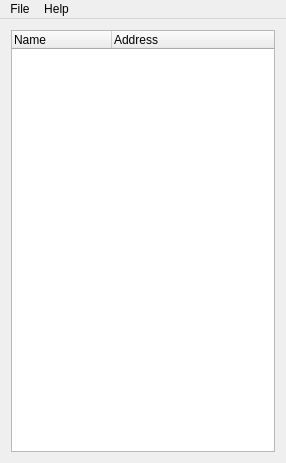
<?xml version="1.0" encoding="UTF-8"?>
<ui version="4.0">
 <class>MesoPointerUpdaterClass</class>
 <widget class="QMainWindow" name="MesoPointerUpdaterClass">
  <property name="geometry">
   <rect>
    <x>0</x>
    <y>0</y>
    <width>286</width>
    <height>463</height>
   </rect>
  </property>
  <property name="windowTitle">
   <string>Meso Pointer Updater</string>
  </property>
  <property name="windowOpacity">
   <double>0.900000000000000</double>
  </property>
  <widget class="QWidget" name="centralWidget">
   <layout class="QGridLayout" name="gridLayout">
    <item row="1" column="0">
     <widget class="QTreeWidget" name="Tree_Widget">
      <property name="contextMenuPolicy">
       <enum>Qt::ActionsContextMenu</enum>
      </property>
      <property name="indentation">
       <number>0</number>
      </property>
      <property name="uniformRowHeights">
       <bool>true</bool>
      </property>
      <column>
       <property name="text">
        <string>Name</string>
       </property>
      </column>
      <column>
       <property name="text">
        <string>Address</string>
       </property>
      </column>
     </widget>
    </item>
   </layout>
  </widget>
  <widget class="QMenuBar" name="menuBar">
   <property name="geometry">
    <rect>
     <x>0</x>
     <y>0</y>
     <width>286</width>
     <height>21</height>
    </rect>
   </property>
   <widget class="QMenu" name="menuFile">
    <property name="title">
     <string>File</string>
    </property>
    <addaction name="actionUpdate"/>
    <addaction name="actionSave"/>
    <addaction name="actionExit"/>
   </widget>
   <widget class="QMenu" name="menuHelp">
    <property name="title">
     <string>Help</string>
    </property>
    <addaction name="actionAbout"/>
   </widget>
   <addaction name="menuFile"/>
   <addaction name="menuHelp"/>
  </widget>
  <action name="actionSave">
   <property name="text">
    <string>Save</string>
   </property>
  </action>
  <action name="actionExit">
   <property name="text">
    <string>Exit</string>
   </property>
  </action>
  <action name="actionAbout">
   <property name="text">
    <string>About</string>
   </property>
  </action>
  <action name="actionUpdate">
   <property name="text">
    <string>Update</string>
   </property>
  </action>
  <action name="actionCopy">
   <property name="text">
    <string>Copy</string>
   </property>
  </action>
 </widget>
 <layoutdefault spacing="6" margin="11"/>
 <resources>
  <include location="mesopointerupdater.qrc"/>
 </resources>
 <connections>
  <connection>
   <sender>actionExit</sender>
   <signal>triggered()</signal>
   <receiver>MesoPointerUpdaterClass</receiver>
   <slot>close()</slot>
   <hints>
    <hint type="sourcelabel">
     <x>-1</x>
     <y>-1</y>
    </hint>
    <hint type="destinationlabel">
     <x>285</x>
     <y>328</y>
    </hint>
   </hints>
  </connection>
  <connection>
   <sender>actionAbout</sender>
   <signal>triggered()</signal>
   <receiver>MesoPointerUpdaterClass</receiver>
   <slot>ActionTriggered()</slot>
   <hints>
    <hint type="sourcelabel">
     <x>-1</x>
     <y>-1</y>
    </hint>
    <hint type="destinationlabel">
     <x>285</x>
     <y>328</y>
    </hint>
   </hints>
  </connection>
  <connection>
   <sender>actionUpdate</sender>
   <signal>triggered()</signal>
   <receiver>MesoPointerUpdaterClass</receiver>
   <slot>ActionTriggered()</slot>
   <hints>
    <hint type="sourcelabel">
     <x>-1</x>
     <y>-1</y>
    </hint>
    <hint type="destinationlabel">
     <x>194</x>
     <y>263</y>
    </hint>
   </hints>
  </connection>
  <connection>
   <sender>actionCopy</sender>
   <signal>triggered()</signal>
   <receiver>MesoPointerUpdaterClass</receiver>
   <slot>ActionTriggered()</slot>
   <hints>
    <hint type="sourcelabel">
     <x>-1</x>
     <y>-1</y>
    </hint>
    <hint type="destinationlabel">
     <x>189</x>
     <y>260</y>
    </hint>
   </hints>
  </connection>
  <connection>
   <sender>actionSave</sender>
   <signal>triggered()</signal>
   <receiver>MesoPointerUpdaterClass</receiver>
   <slot>ActionTriggered()</slot>
   <hints>
    <hint type="sourcelabel">
     <x>-1</x>
     <y>-1</y>
    </hint>
    <hint type="destinationlabel">
     <x>142</x>
     <y>233</y>
    </hint>
   </hints>
  </connection>
 </connections>
 <slots>
  <slot>SenderSlot()</slot>
  <slot>ButtonClicked()</slot>
  <slot>ActionTriggered()</slot>
 </slots>
</ui>
